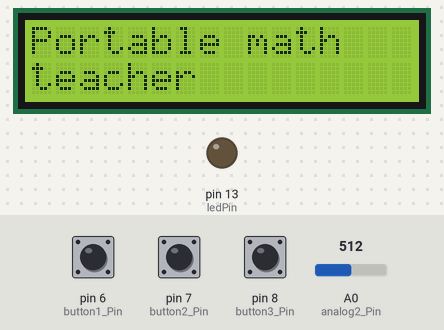
The sketch below on a simulated Arduino Uno, built with avr-gcc and run on an emulated ATmega328P. Shown: 16×2 character LCD, output pins drawn as LEDs (lit = HIGH). The inputs (shaded band) are chosen by the test bench; at power-on: pin 7 (button2_Pin) LOW, pin 6 (button1_Pin) LOW, pin 8 (button3_Pin) LOW, A0 (analog2_Pin) = 512. Random numbers use the default seed unless the sketch sets one.

Above: at 1.2 s.
1.3 s: pin 7 (button2_Pin) pulled HIGH for 3.2 s
At 2.0 s:
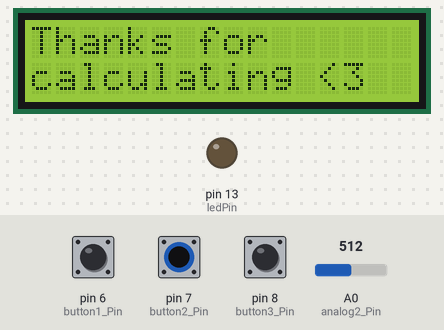
6.8 s: pin 6 (button1_Pin) pulled HIGH for 0.15 s
At 7.6 s:
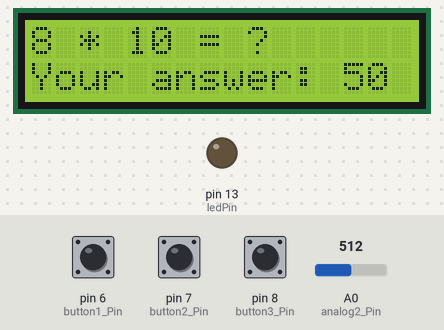
8.4 s: pin 7 (button2_Pin) pulled HIGH for 0.15 s
At 11.2 s:
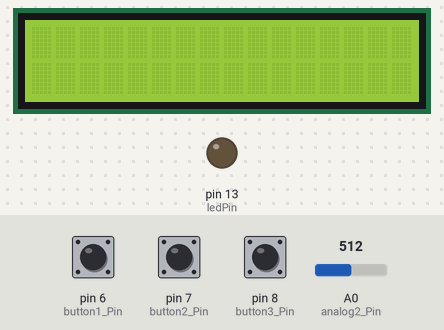
11.5 s: pin 6 (button1_Pin) pulled HIGH for 1 s
At 12.2 s:
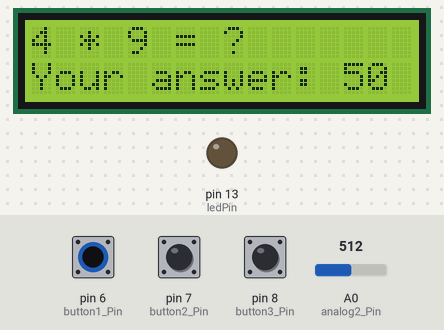
14.0 s: pin 8 (button3_Pin) pulled HIGH for 0.15 s
At 15.3 s:
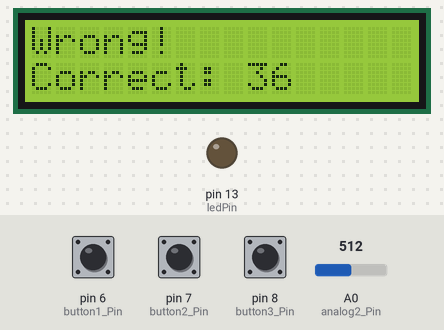
17.1 s: A0 (analog2_Pin) set to 716
At 17.7 s:
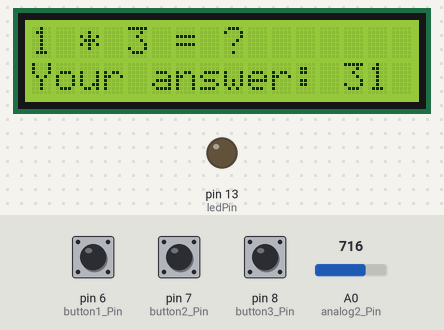
Timing chart, 0 to 19.6 s (numbered marks = the images above; inputs shaded):
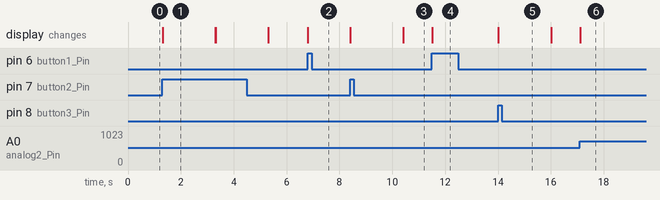

The sketch:

multiplication_table_learner.ino
```cpp
#include <LiquidCrystal.h>

const int button1_Pin = 6;   // Toggle addition/subtraction
const int button2_Pin = 7;   // Multiplication challenge
const int button3_Pin = 8;   // Confirm operation and calculate
const int button4_Pin = 10;  // Clear/reset calculation
const int button5_Pin = 9;   // Show result when pressed
const int analog2_Pin = A0;  // Analog input for adjustable answer
const int ledPin = 13;       // LED output

const int rs = 12, en = 11, d4 = 5, d5 = 4, d6 = 3, d7 = 2;
LiquidCrystal lcd(rs, en, d4, d5, d6, d7);

int firstNumber = 0;
int secondNumber = 0;
int userAnswer = 0;
int correctAnswer = 0;
bool introScreen = true;

void setup() {
  lcd.begin(16, 2);
  pinMode(button1_Pin, INPUT);
  pinMode(button2_Pin, INPUT);
  pinMode(button3_Pin, INPUT);
  pinMode(button4_Pin, INPUT);
  pinMode(button5_Pin, INPUT);
  pinMode(ledPin, OUTPUT);

  // Display intro screen
  lcd.setCursor(0, 0);
  lcd.print("Portable math");
  lcd.setCursor(0, 1);
  lcd.print("teacher");
}

void loop() {
  static int previousAnalogValue = -101;  // Store the previous analog value
  // Check if button2 and button4 are pressed to show outro screen
  if (digitalRead(button2_Pin) == HIGH) {
    displayOutroScreen();
    return;
  }

  // Show intro screen until button1  pressed
  if (introScreen) {
    if (digitalRead(button1_Pin) == HIGH) {
      introScreen = false;
      lcd.clear();
            generateChallenge();
    }
    return;
  }

  // Handle challenge mode
  {
    int currentAnalogValue = analogRead(analog2_Pin);
    userAnswer = map(currentAnalogValue, 0, 1023, 100, 0);
    if (userAnswer != previousAnalogValue) {
      lcd.clear();
      previousAnalogValue = userAnswer;
      lcd.setCursor(0, 0);
      lcd.print(firstNumber);
      lcd.print(" * ");
      lcd.print(secondNumber);
      lcd.print(" = ?");
    }
    lcd.setCursor(0, 1);
    lcd.print("Your answer: ");
    lcd.print(userAnswer);

    // Confirm answer with button3
    if (digitalRead(button3_Pin) == HIGH) {
      if (userAnswer == correctAnswer) {
        lcd.clear();
        lcd.setCursor(0, 0);
        lcd.print("Correct!");
        digitalWrite(ledPin, HIGH);
      } else {
        lcd.clear();
        lcd.setCursor(0, 0);
        lcd.print("Wrong!  ");
        lcd.setCursor(0, 1);
        lcd.print("Correct: ");
        lcd.print(correctAnswer);
      }
      delay(2000);
      lcd.clear();
      generateChallenge();
    }
  }
}

void generateChallenge() {
  digitalWrite(ledPin, LOW);  // Turn off LED when generating a new challenge
  firstNumber = random(1, 11);  // Generate a number between 1 and 10
  secondNumber = random(1, 11); // Generate a number between 1 and 10
  correctAnswer = firstNumber * secondNumber;

  lcd.setCursor(0, 0);
  lcd.print(firstNumber);
  lcd.print(" * ");
  lcd.print(secondNumber);
  lcd.print(" = ?");
}

void displayOutroScreen() {
  introScreen = true;  // Set introScreen to true to require reactivation
    lcd.clear();
  lcd.setCursor(0, 0);
  lcd.print("Thanks for");
  lcd.setCursor(0, 1);
  lcd.print("calculating <3");
  delay(2000); // Display for 2 seconds before clearing
  lcd.clear();
}
```

Measured:
- after the input at 1.3 s, the display: changes at once (image 1)
- after the input at 6.8 s, the display: first changes at once (image 2 shows a later state)
- after the input at 8.4 s, the display: first changes at once (image 3 shows a later state)
- after the input at 11.5 s, the display: first changes at once (image 4 shows a later state)
- after the input at 14.0 s, the display: changes at once (image 5)
- after the input at 17.1 s, the display: changes at once (image 6)
- what the display in image 1 shows lasts 2.0 s, from 1.3 s to 3.3 s
